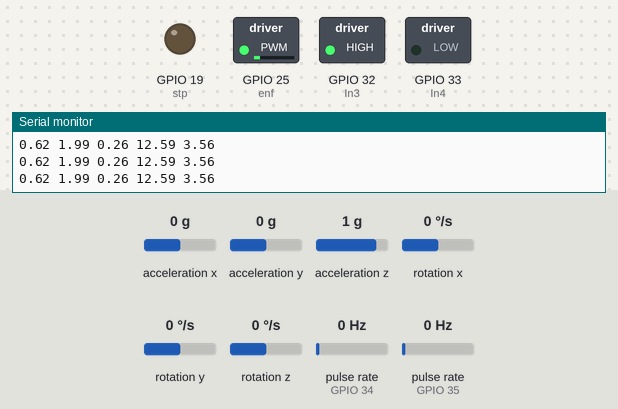
Bench run of a program on a simulated ESP32. Parts: switched loads named in the program (green lamp = pin HIGH), output pins drawn as LEDs (lit = HIGH), the last lines printed to the serial monitor. Wiring (inferred from the names in the program): 2 × pulse sensor: data GPIO 34 / data GPIO 35. The inputs (shaded band) are chosen by the test bench; at power-on: acceleration x 0 g, acceleration z 1 g, rotation y 0 °/s, acceleration y 0 g, rotation x 0 °/s, rotation z 0 °/s, pulse rate (sensors on GPIO 34, GPIO 35) 0 Hz. The sensor or clock chip raises its interrupt line as the real part does; nothing arrives over Bluetooth unless stated; the modem accepts every AT command (registered, SIM ready, sends succeed) and sends nothing else; a phone connects over Bluetooth LE 3 s after start.

Above: at 1.7 s.
1.8 s: acceleration x set to -1.4 g
At 2.3 s:
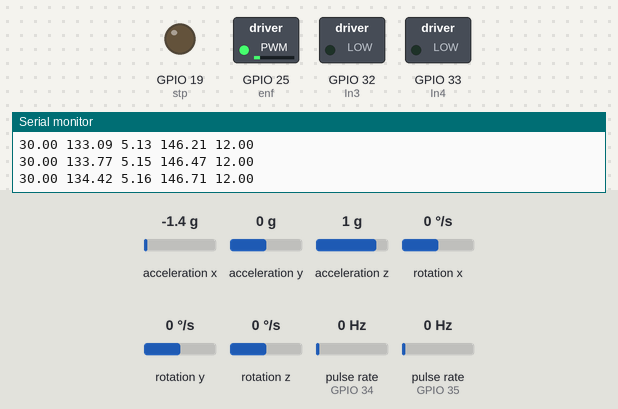
3.3 s: acceleration x set to -0.7 g
4.8 s: acceleration x set to -0.4 g
At 5.6 s:
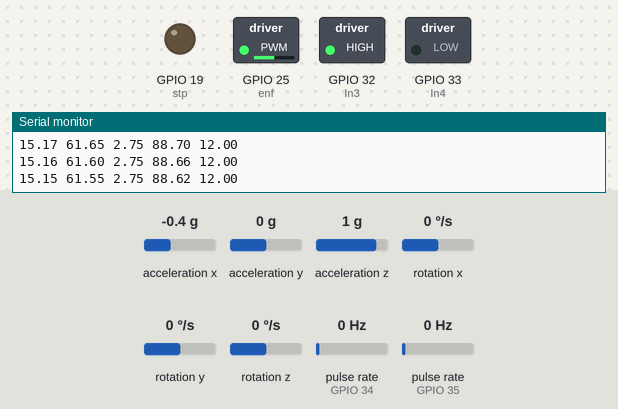
6.3 s: acceleration z set to 0.6 g
At 6.8 s:
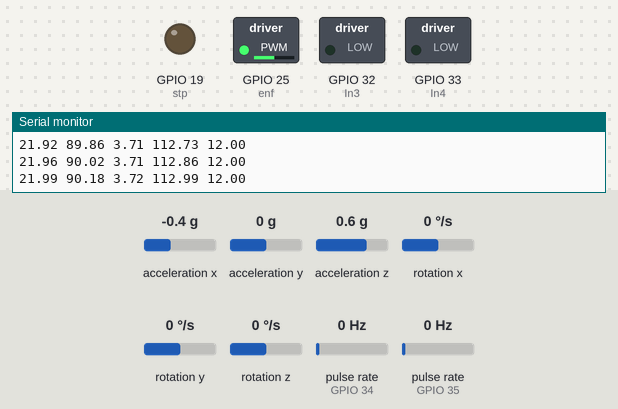
7.8 s: acceleration x set to -0.2 g
At 9.0 s:
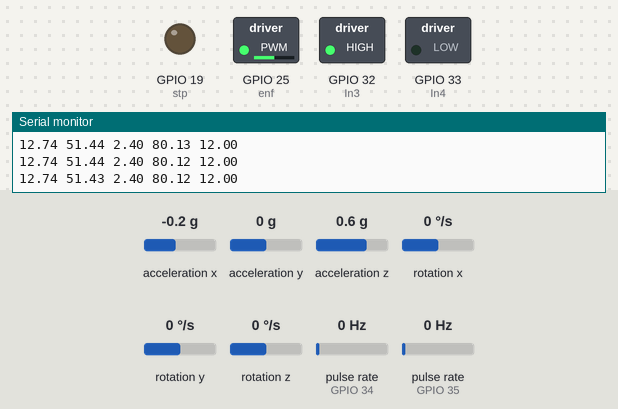
9.3 s: rotation y set to -192 °/s
At 10.1 s:
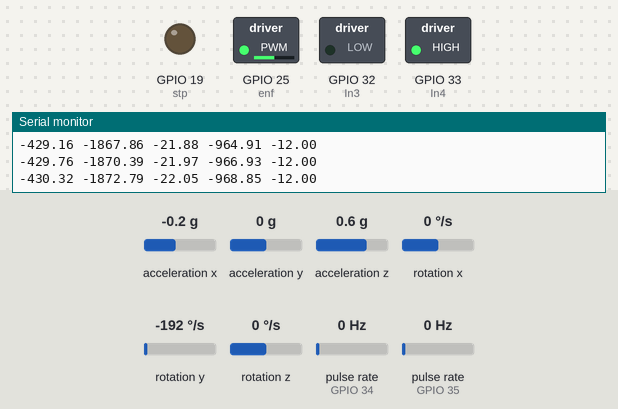
Timing chart, 0 to 11.8 s (numbered marks = the images above; inputs shaded):
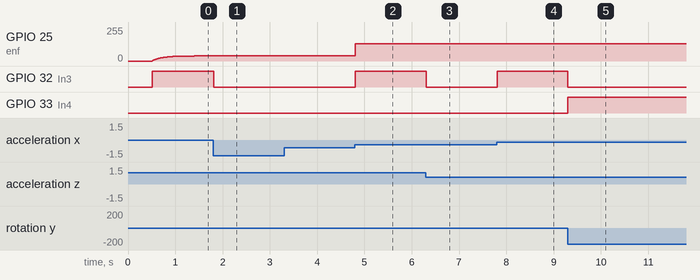

Measured:
- the behaviour switches between -0.6 and -0.5 g on acceleration x (found by bisection; images 1 and 2)
- the behaviour switches between 0.8 and 0.7 g on acceleration z (found by bisection; images 2 and 3)
- the behaviour switches between -0.4 and -0.3 g on acceleration x (found by bisection; images 3 and 4)
- after the input at 1.8 s, GPIO 32 (In3): HIGH → LOW at once
- after the input at 4.8 s, GPIO 25 (enf): 38/255 → 128/255 at once; GPIO 32 (In3): LOW → HIGH at once
- after the input at 6.3 s, GPIO 32 (In3): HIGH → LOW at once
- after the input at 7.8 s, GPIO 32 (In3): LOW → HIGH at once
- after the input at 9.3 s, GPIO 32 (In3): HIGH → LOW at once; GPIO 33 (In4): LOW → HIGH at once

The program:

main.cpp
```cpp
//Bluetooth control start stop
//Papadopoulos model (Stable)
//Serial communication with second ESP32

#include<Arduino.h>
#include<stdint.h>
#include "I2Cdev.h"
#include "MPU6050_6Axis_MotionApps20.h"
#include "MPU6050.h"
#include <BLEDevice.h>
#include <BLEServer.h>
#include <BLEUtils.h>
#include <BLE2902.h>
#if I2CDEV_IMPLEMENTATION == I2CDEV_ARDUINO_WIRE
#include "Wire.h"
#endif

#define In3 32//41
#define In4 33//40
#define enf 25//6
#define encoderPin1 34//2
#define encoderPin2 35//3
#define channel0 0
#define channel1 1
#define pwmFrequency 5000
#define resolution 12           //12 bits pwm resolution
#define stp 19
//#define pi 3.1415926

// See the following for generating UUIDs:
// https://www.uuidgenerator.net/

#define SERVICE_UUID           "6E400001-B5A3-F393-E0A9-E50E24DCCA9E" // UART service UUID
#define CHARACTERISTIC_UUID_RX "6E400002-B5A3-F393-E0A9-E50E24DCCA9E"
#define CHARACTERISTIC_UUID_TX "6E400003-B5A3-F393-E0A9-E50E24DCCA9E"

void updateEncoder();
// map function to map between double precision limits
static inline float mapf(float x, float in_min, float in_max, float out_min, float out_max);
// Signum function
static inline int8_t sgn(float val);
//I2C communication with MPU-6050 to acquire YawPitchRoll into ypr array.
void getYawPitchRoll();
//apply Control voltage to actuator.
void Control(float vol);

//Mpu control and status vars
bool dmpReady = false;
uint8_t mpuIntStatus;
uint8_t devStatus;
uint16_t packetSize;
uint16_t fifoCount;
uint8_t fifoBuffer[64];

// orientation/motion vars
Quaternion q;           // [w, x, y, z]         quaternion container
VectorFloat gravity;    // [x, y, z]            gravity vector
float ypr[3];           // [yaw, pitch, roll]   yaw/pitch/roll container and gravity vector

MPU6050 mpu;

int16_t ax, ay, az;
int16_t gx, gy, gz, ypr_ref = 0;

//Encoder Variables
volatile char control;
const char b = '2';
volatile int lastEncoded = 0;
volatile long encoderValue = 0;
long lastencoderValue = 0;
int lastMSB = 0;
int lastLSB = 0;

//State space variables
float p = 0;
float nz = 0;
//static float z = 0;
unsigned long now, lastTime;
int Time, dt = 0.01;

/*
// v=3
const float
A[4][4] = {{0, 1.0, 0, 0}, {18.1422, -0.0725, -20.6512, -2.9117}, {0, 0, 0, 1.0}, {76.6397, 2.5627, -83.5784, -25.4702}},
B[4] = {0, -0.0641, 0, 2.2661},
K[4][3] = {{2.9828, 1.2534, 2.4221},{12.534, 12.276, -183.98},{0.19023, -1.4450, 44.756},{5.4193, -49.413, 1134.7}}, //V=1e3;W=diag(0.01,0.1,pi/4000)
//G[4] = {-58.0205, -16.5046, 29.9594, 2.6784}; //Q=diag(100,0,10,0) R=1e-1
G[4] = {-140.52, -29.676, 43.022, 4.1264}; //Q=diag(100,0,10,0) R=1e-2


// v=2
const float
A[4][4] = {{0, 1.0, 0, 0}, {18.1422, -0.0483, -6.7716, -1.94}, {0, 0, 0, 1.0}, {76.6397, 1.7085, -26.0262, -17.0198}},
B[4] = {0, -0.0641, 0, 2.2661},
K[4][3] = {{2.97, 1.2828, 2.1982},{12.828, 9.8846, -151.76},{0.1727, -1.1919, 53.097},{6.3089, -49.535, 1500.3}}, //V=1e3;W=diag(0.01,0.1,pi/4000)
G[4] = {-180.7071, -40.6922, 19.1597, 4.1666}; //Q=diag(100,0,10,0) R=1e-2
*/

// v=1.6
const float
A[4][4] = {{0, 1.0, 0, 0}, {18.1422, -0.0387, -2.7743, -1.5513}, {0, 0, 0, 1.0}, {76.6397, 1.3668, -9.4511, -13.6397}},
B[4] = {0, -0.0641, 0, 2.2661},
K[4][3] = {{2.9681, 1.2913, 2.0853},{12.913, 9.0778, -135.56},{0.16378, -1.0647, 56.596},{6.6535, -48.421, 1673.9}}, //V=1e3;W=diag(0.01,0.1,pi/4000)
G[4] = {-237.7014, -54.9079, 1.4912, 4.1391}; //Q=diag(100,0,10,0) R=1e-2


float X[4] = {0, 0, 0, 0},
      nX[4] = {0, 0, 0, 0},
           err[3] = {0, 0, 0};
float temp = 0;
static float u=0;

volatile float steerAngle, tiltAngle, tiltAngleRate;
volatile float steerRef, tiltRef;
const float pi = 3.1457;

//Bluetooth Variables and callbacks
BLEServer *pServer = NULL;
BLECharacteristic * pTxCharacteristic;
bool deviceConnected = false;
bool oldDeviceConnected = false;
uint8_t txValue = 0;
std::string rxt;

class MyServerCallbacks: public BLEServerCallbacks {
    void onConnect(BLEServer* pServer) {
      deviceConnected = true;
    };

    void onDisconnect(BLEServer* pServer) {
      deviceConnected = false;
    }
};

class MyCallbacks: public BLECharacteristicCallbacks {
    void onWrite(BLECharacteristic *pCharacteristic) {
      std::string rxValue = pCharacteristic->getValue();
      rxt = pCharacteristic->getValue();
      if (rxValue.length() > 0) {
        //Serial.println("*********");
        //Serial.print("Received Value: ");
        for (int i = 0; i < rxValue.length(); i++)
          Serial.print(rxValue[i]);
        //Serial.println();
        //Serial.println("*********");
      }
    }
};

void setup() {

  //BLE Setup
  // Create the BLE Device
  BLEDevice::init("Electric Scooter");

  // Create the BLE Server
  pServer = BLEDevice::createServer();
  pServer->setCallbacks(new MyServerCallbacks());

  // Create the BLE Service
  BLEService *pService = pServer->createService(SERVICE_UUID);

  // Create a BLE Characteristic
  pTxCharacteristic = pService->createCharacteristic(
                        CHARACTERISTIC_UUID_TX,
                        BLECharacteristic::PROPERTY_NOTIFY
                      );

  pTxCharacteristic->addDescriptor(new BLE2902());

  BLECharacteristic * pRxCharacteristic = pService->createCharacteristic(
      CHARACTERISTIC_UUID_RX,
      BLECharacteristic::PROPERTY_WRITE
                                          );

  pRxCharacteristic->setCallbacks(new MyCallbacks());

  // Start the service
  pService->start();

  // Start advertising
  pServer->getAdvertising()->start();
  //Serial.println("Waiting a client connection to notify...");

  //dmp setup
#if I2CDEV_IMPLEMENTATION == I2CDEV_ARDUINO_WIRE
  Wire.begin();
  Wire.setClock(400000);
#elif I2CDEV_IMPLEMENTATION == I2CDEV_BUILTIN_FASTWIRE
  Fastwire::setup(400, true);
#endif

  Serial.begin(115200);
  Serial2.begin(115200);

  //Serial.println("Initializing I2C device");
  mpu.initialize();

  //Serial.println("Testing device connections...");
  //Serial.println(mpu.testConnection() ? "MPU6050 connection successful" : "MPU6050 connection Failed");

  //Serial.println(F("Initializing DMP..."));
  devStatus = mpu.dmpInitialize();

  mpu.setXGyroOffset(133);
  mpu.setYGyroOffset(0);
  mpu.setZGyroOffset(-15);
  mpu.setZAccelOffset(1688);

  if (devStatus == 0) {
    // turn on the DMP, now that it's ready
    //Serial.println(F("Enabling DMP..."));
    mpu.setDMPEnabled(true);

    mpuIntStatus = mpu.getIntStatus();

    dmpReady = true;

    // get expected DMP packet size for later comparison
    packetSize = mpu.dmpGetFIFOPacketSize();
  } else {
    // ERROR!
    // 1 = initial memory load failed
    // 2 = DMP configuration updates failed
    // (if it's going to break, usually the code will be 1)
    //Serial.print(F("DMP Initialization failed (code "));
    //Serial.print(devStatus);
    //Serial.println(F(")"));
  }

  //pins setup
  pinMode(encoderPin1, INPUT_PULLUP);
  pinMode(encoderPin2, INPUT_PULLUP);
  pinMode(In3, OUTPUT);
  pinMode(In4, OUTPUT);
  pinMode(stp, OUTPUT);
  ledcSetup(channel1, pwmFrequency, resolution);  //(enf, OUTPUT);
  ledcAttachPin(enf, channel1);

  digitalWrite(encoderPin1, HIGH);
  digitalWrite(encoderPin2, HIGH);
  digitalWrite(stp, LOW);

  //interrupts setup
  attachInterrupt(digitalPinToInterrupt(encoderPin1), updateEncoder, CHANGE);
  attachInterrupt(digitalPinToInterrupt(encoderPin2), updateEncoder, CHANGE);
}

void loop() {

    if (deviceConnected) {

    }
    // disconnecting
    if (!deviceConnected && oldDeviceConnected) {
      delay(500); // give the bluetooth stack the chance to get things ready
      pServer->startAdvertising(); // restart advertising
      Serial.println("start advertising");
      oldDeviceConnected = deviceConnected;
    }
    // connecting
    if (deviceConnected && !oldDeviceConnected) {
      // do stuff here on connecting
      oldDeviceConnected = deviceConnected;
    }
    char a = rxt[2];
    while (a == b) {
      //Serial.println("Process halted by user!");
      a = rxt[2];
      digitalWrite(stp, HIGH);
      digitalWrite(In3, LOW);
      digitalWrite(In4, LOW);
      if (a != b)
      {
        //Reset
        for(int i=0;i<4;i++) {X[i] = 0;}
        u=0;
        encoderValue = 0;
        break;
      }
      else
        delay(1);
        //Serial.println("process halted by user!");
    }

    //Restart.
    digitalWrite(stp, LOW);

    // Wait till 10ms has elapsed. This is for synchronization.
    while (10 - Time > 0) {
      now = millis();
      Time = now - lastTime;
      //Serial.println("5");
    }
    lastTime = now;
    Time = 0;

    // from MPU6050
    getYawPitchRoll();
    mpu.getRotation(&gx, &gy, &gz);

    //Store the measurements in a variable.
    steerAngle = (float)encoderValue * pi / 4000.0;
    tiltAngle = 1*pi/180-(ypr[1]); // * 180 / M_PI;
    tiltAngleRate = gy / 16.4 * pi / 180;

  // Full state feedback with Full order Kalman observer continuous time implementation.
  double err[] = {tiltAngle - X[0], tiltAngleRate-X[1], steerAngle - X[2]};       // E = Y-CX
  for (int i = 0; i < 4; i++) {                               // tempXcap = AX + BU
    for (int j = 0; j < 4; j++) {
      nX[i] += A[i][j] * X[j];
    }
    nX[i] += B[i] * u;
  }
  for (int i = 0; i < 4; i++) {                              // tempXcap = tempXcap + KE
    for (int j = 0; j < 3; j++) {
      nX[i] += K[i][j] * err[j];
    }
  }
  for (int i = 0; i < 4; i++) {                              // Xcap = Xcap + tempXcap*dt
    X[i] += nX[i] * 0.01;
    nX[i] = 0;                                               // tempXcap = 0
  }

  if(abs(X[0]>30*pi/180)) X[0] = sgn(X[0])*30*pi/180;
  if(abs(X[2]>45*pi/180)) X[2] = sgn(X[2])*45*pi/180;
      if (rxt[2] == '5'){}
      else if (rxt[2] == '7'){X[0] -= 0.0043;} //0.125*pi/180;}
      else if (rxt[2] == '8'){X[0] += 0.0043;} //0.125*pi/180;}

    u = 0;
    for (int i = 0; i < 4; i++) {                              // u = -GX
      u -= G[i] * X[i];
      //u = 0.5*c + 0.5*u;
    }

    // Control to actuator (motor driver in this case.)
    if (abs(u) > 12) u = 12 * sgn(u);
      if (tiltAngle < pi / 6 && tiltAngle > -pi / 6) {
      if (u >= 0 && u <= 12) {
        digitalWrite(In3, HIGH);
        digitalWrite(In4, LOW);
        double p = mapf(u, 0, 12.0, 0, 2048);
        ledcWrite(channel1, p);                    //analogWrite(enf, p);
      }
      else if (u < 0 && u >= -12) {
        digitalWrite(In3, LOW);
        digitalWrite(In4, HIGH);
        double p = mapf(u, -12.0, 0, 2048, 0);
        ledcWrite(channel1, p);                    //analogWrite(enf, p);
        //  Serial.println("4");
      }
    }
    else {
      digitalWrite(In3, LOW);
      digitalWrite(In4, LOW);
      //   Serial.println("5");
    }
    //Control(u);

    // Monitor state variables and status variables.
    Serial.print(X[0] * 180 / pi);
    Serial.print(" ");
    Serial.print(X[1] * 180 / pi);
    Serial.print(" ");
    Serial.print(X[2] * 180 / pi);
    Serial.print(" ");
    Serial.print(X[3] * 180 / pi);
    Serial.print(" ");
    Serial.println(u);

    float dat[5] = {X[0] * (float)180/pi, X[1] * (float)180/pi, X[2] * (float)180/pi, X[3] * (float)180/pi, u};
    byte* b = (byte* ) dat;
    Serial2.write(b, 20);
}

void Control(float vol){
  }

// encoderPins interrupt Sub-Routine.
void updateEncoder() {
  int MSB = digitalRead(encoderPin1); //MSB = most significant bit
  int LSB = digitalRead(encoderPin2); //LSB = least significant bit

  int encoded = (MSB << 1) | LSB; //converting the 2 pin value to single number
  int sum  = (lastEncoded << 2) | encoded; //adding it to the previous encoded value

  if (sum == 0b1101 || sum == 0b0100 || sum == 0b0010 || sum == 0b1011) encoderValue ++;
  if (sum == 0b1110 || sum == 0b0111 || sum == 0b0001 || sum == 0b1000) encoderValue --;

  lastEncoded = encoded; //store this value for next time
}

// map function to map between double precision limits
static inline float mapf(float x, float in_min, float in_max, float out_min, float out_max)
{
  return (x - in_min) * (out_max - out_min) / (in_max - in_min) + out_min;
}

// Signum function
static inline int8_t sgn(float val) {
  if (val < 0) return -1;
  if (val == 0) return 0;
  return 1;
}

//I2C communication with MPU-6050 to acquire YawPitchRoll into ypr array.
void getYawPitchRoll() {
  if (!dmpReady) return;

  if (fifoCount < packetSize) {
    fifoCount = mpu.getFIFOCount();
  }
  mpuIntStatus = mpu.getIntStatus();
  fifoCount = mpu.getFIFOCount();

  if ((mpuIntStatus & _BV(MPU6050_INTERRUPT_FIFO_OFLOW_BIT)) || fifoCount >= 1024) {
    // reset so we can continue cleanly
    mpu.resetFIFO();
    fifoCount = mpu.getFIFOCount();
    Serial.println(F("FIFO overflow!"));
    // otherwise, check for DMP data ready interrupt (this should happen frequently)
  } else if (mpuIntStatus & _BV(MPU6050_INTERRUPT_DMP_INT_BIT)) {
    while (fifoCount < packetSize) fifoCount = mpu.getFIFOCount();

    // read a packet from FIFO
    mpu.getFIFOBytes(fifoBuffer, packetSize);
    fifoCount -= packetSize;

    mpu.dmpGetQuaternion(&q, fifoBuffer);
    mpu.dmpGetGravity(&gravity, &q);
    mpu.dmpGetYawPitchRoll(ypr, &q, &gravity);
  }
}
```
